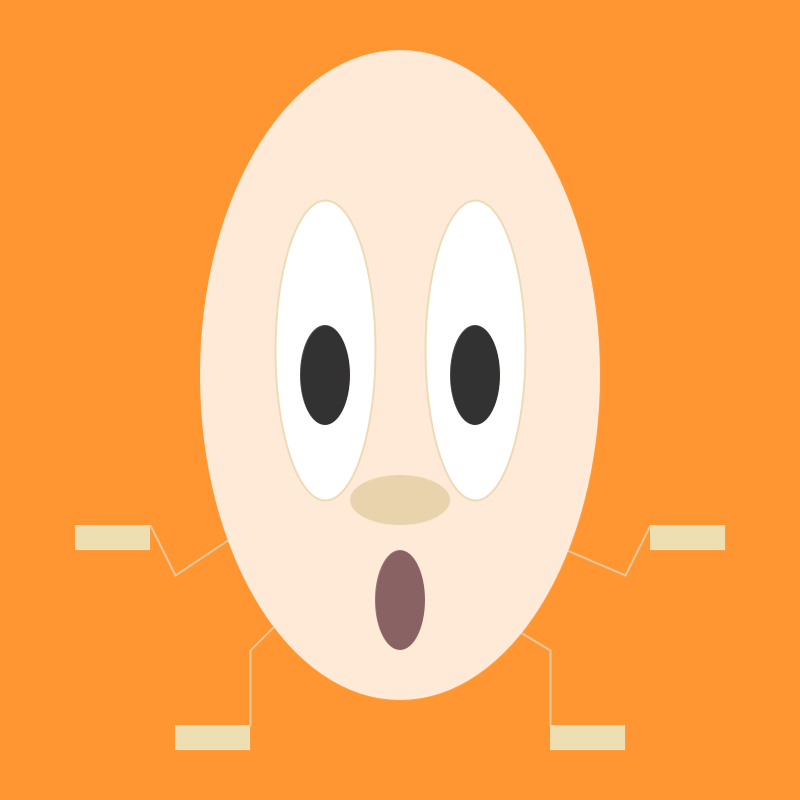
Frame 1 (no input)
Frame 60 (the mouse pressed at the canvas centre just before this capture): identical to frame 1, image omitted
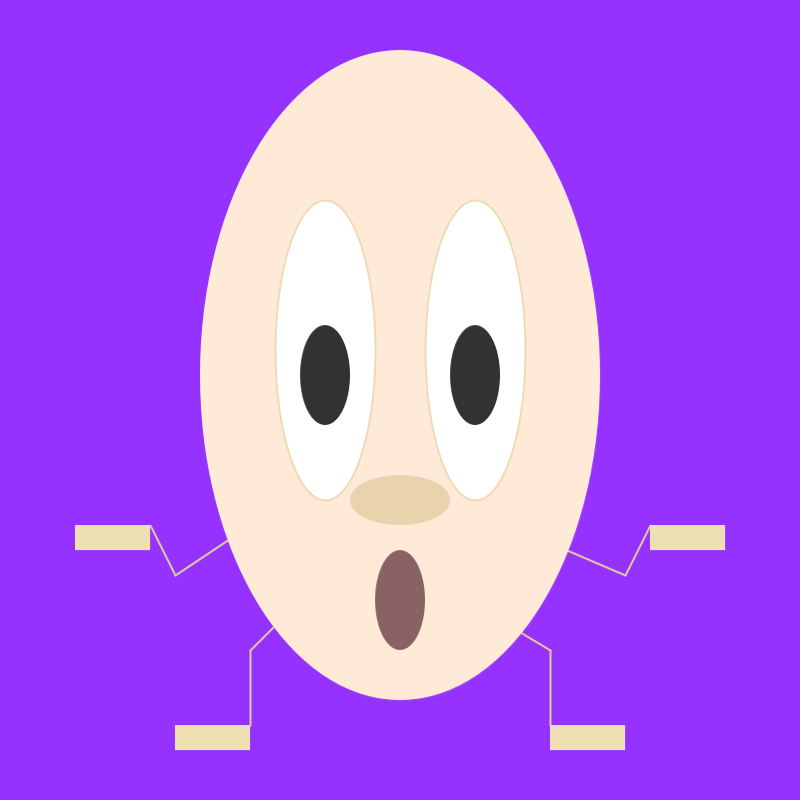
Frame 120 (the mouse held since frame 60 and released just before this capture)

The Processing sketch that drew these frames (run headless with seeded random() and noise(); from frame 60 on, the mouse is pressed at the canvas centre):

// Processing sketch: processing_71658
// ── processing_71658.pde

//// creature's local origin
//int localX = 400;
//int localY = 400;
//
//int r1 =  224;    int g1 =  200;    int b1 =  154;
//int r2 =  237;    int g2 =  223;    int b2 =  177;
//int r3 =  255;    int g3 =  234;    int b3 =  215;
//int r4 =  232;    int g4 =  219;    int b4 =  184;
//int r5 =  137;    int g5 =  211;    int b5 =  173;
//                  int g6 =   99;    int b6 =   99;

 
/* 
// switch to turn grid on/off
boolean gridOn = false;   // start "off"
 
//
// keyTyped() is called once every time a key is pressed
//     ignoring CTRL, SHIFT, ALT
void keyTyped() {
  if ( key == 'g'  || key == 'G' ) {
    gridOn = !gridOn;
  }
}
 
//
// draw_grid() is used to overlay a grid
//
void draw_grid() {
 
  // grid parameters
  int span      = 500;    // how far each way from the local origin
  int increment = 25;     // how close the lines are
                          // note: should be a factor of 100
  // draw grid
  strokeWeight( 1 );
  for ( int i=-span; i<=span; i+=increment ) {
    if ( ( i % 100 ) == 0 ) {
      stroke( 255, 0, 0, 192 );
    } else {
      stroke( 255, 0, 0, 64 );
    }
    line( localX-i, localY-span, localX-i, localY+span );
 
    if ( ( i % 100 ) == 0 ) {
      stroke( 0, 0, 255, 192 );
    } else {
      stroke( 0, 0, 255, 64 );
    }
    line( localX-span, localY-i, localX+span, localY-i );
  }
   
  // draw axes
  strokeWeight( 2.5 );
  stroke( 255, 0, 0 );
  line( 0, localY, width, localY ); 
  stroke( 0, 0, 255 );
  line( localX, 0, localX, height );
}
 
*/ 

//
// setup() is called once at the beginning to initialize
//

 
 
//
// draw() is called once per frame to draw
//

/* 
/*  // move the local origin??
  if ( gridOn  &&  mousePressed  &&  ( mouseButton == LEFT ) ) {
    localX = mouseX;
    localY = mouseY;
    println( "localX is " + localX + "    localY is " + localY );
*/  
 
 
 
 
//**********************************************************************************
//**********************************************************************************
//**********************************************************************************

int localX = 400;
int localY = 400;

int r1 =  224;    int g1 =  200;    int b1 =  154;
int r2 =  237;    int g2 =  223;    int b2 =  177;
int r3 =  255;    int g3 =  234;    int b3 =  215;
int r4 =  232;    int g4 =  219;    int b4 =  184;
int r5 =  137;    int g5 =  211;    int b5 =  173;
                  int g6 =   99;    int b6 =   99;

//background colors

int br1 = 255;  int bg1 = 150;  int bb1 = 50;    


void setup() {
  size( 800, 800 );        // size of the window
  smooth();                // antialiasing
}
 
void draw() {
  
 
 if ( mousePressed  &&  ( mouseButton == LEFT ) ) {
    localX = mouseX;
    localY = mouseY;
  }
 
 if(mouseX < width/3)  {
  background(br1,bg1,bb1);
 } else if (mouseX < 2*width/3) {
  background(bg1,bb1,br1);
 } else {
  background (bb1,br1, bb1);
 } 
 
 if (keyPressed) {
   br1=br1-2;
 }

   
rectMode(CORNERS);
ellipseMode(CENTER);

 
strokeWeight(2);
stroke(r1 , g1 , b1);
 
    line( localX-150 , localY+125 , localX-225 , localY+175 );       //LEFT ARM
    line( localX-225 , localY+175 , localX-250 , localY+125 );
 
    line( localX+50  , localY+100 , localX+225 , localY+175 );       //RIGHT ARM
    line( localX+225 , localY+175 , localX+250 , localY+125 );
 
    line( localX-75  , localY+175 , localX-150 , localY+250 );
    line( localX-150 , localY+250 , localX-150 , localY+325 );       //LEGS  
   
    line( localX+25  , localY+175 , localX+150 , localY+250 );        
    line( localX+150 , localY+250 , localX+150 , localY+325 );
 
stroke(r1 , g1 , b1);
strokeWeight(0);
fill(r2 , g2 , b2);
 
    rect( localX+250 , localY+125 , localX+325 , localY+150 );       //HANDS
    rect( localX-325 , localY+125 , localX-250 , localY+150 );
 
    rect( localX+150 , localY+325 , localX+225 , localY+350);        //FEET
    rect( localX-225 , localY+325 , localX-150 , localY+350);
 
fill(r3 , g3 , b3);
 
    ellipse( localX , localY-25 , 400 , 650);       //HEAD
 
fill(255);
stroke(r2 , g4 , b4);
strokeWeight(2);
 
    ellipse( localX-75 , localY-50 , 100 , 300);
    ellipse( localX+75 , localY-50 , 100 , 300);    //EYES BIG
 
fill(50);
strokeWeight(0);
 
    ellipse( localX+75 , localY-25 , 50 , 100);     //EYES SMALL
    ellipse( localX-75 , localY-25 , 50 , 100);
 
fill(r4 , g5 , b5);
 
    ellipse( localX , localY+100 , 100 , 50);       //NOSE
 
fill(r5 , g6 , b6);
 
    ellipse( localX , localY+200 , 50  , 100);      //MOUTH
 
  
  
  
  
  
  
  
//**********************************************************************************
//**********************************************************************************
//**********************************************************************************
 
  
  
  // draw the grid
  // if ( gridOn ) {
  // draw_grid();
  // }
 }
